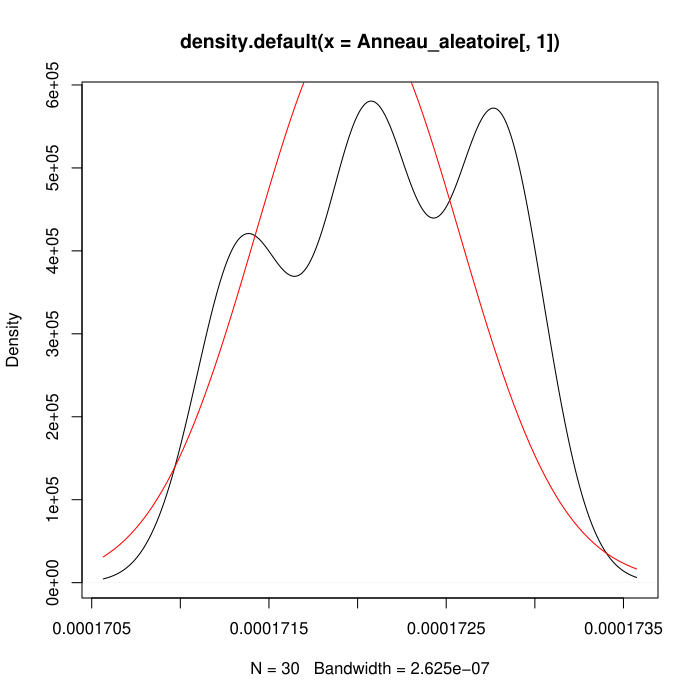

Generate this figure with R:
# pour executer le code : R CMD BATCH "Draw.R"

Anneau_aleatoire = read.table("Anneau.data")

#~ hist(Anneau_aleatoire[,1])

plot(density(Anneau_aleatoire[,1]))
# courbe a partir de v
 curve(dnorm(x,1.72e-04,5.75759e-07),add=T,col="red")
